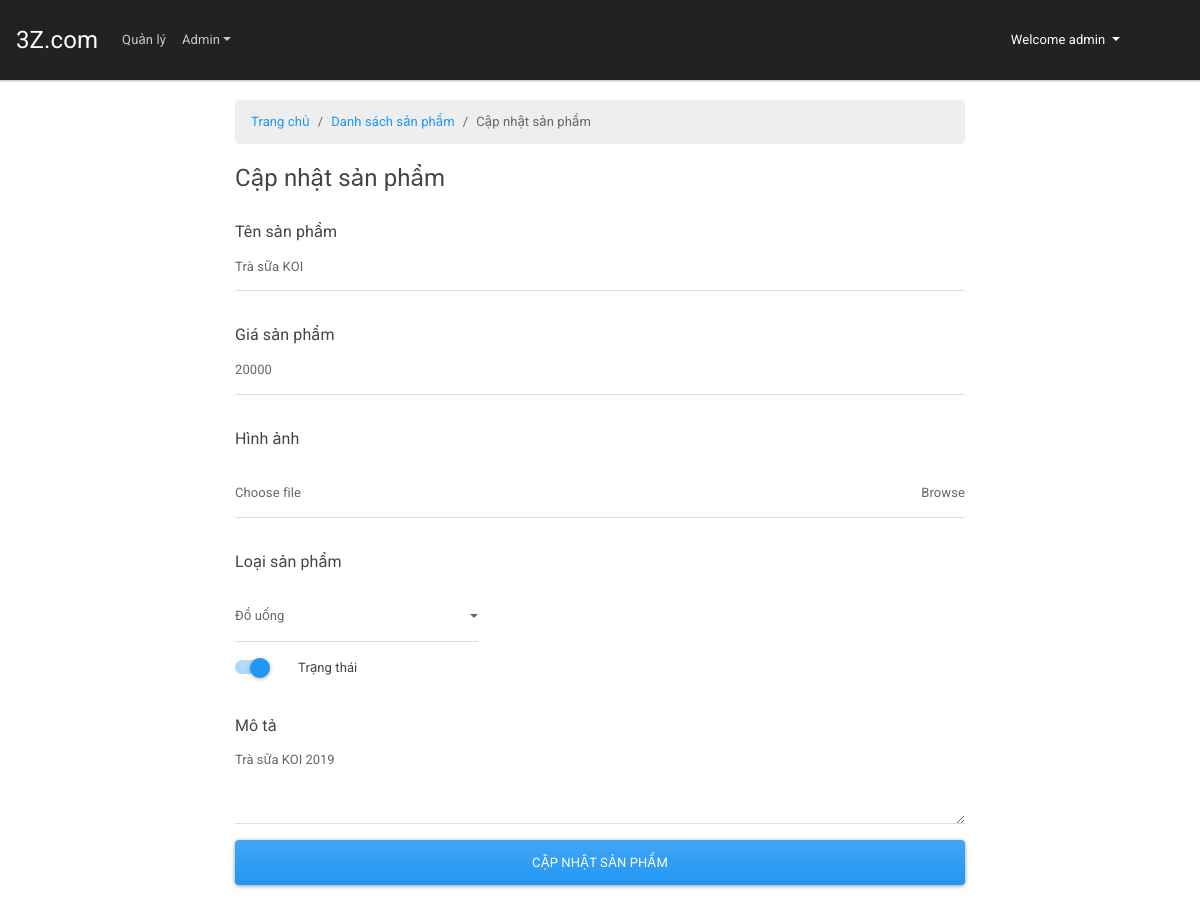
The app's page /admin/update_product.php?id=3 (signed in) with its own data.
### tables this page shows
CREATE TABLE `product` (
  `ID` int(11) NOT NULL,
  `NAME` varchar(200) NOT NULL,
  `PRICE` int(11) NOT NULL,
  `IMAGE` text NOT NULL,
  `DESCRIPTION` text NOT NULL,
  `TYPE` varchar(50) NOT NULL DEFAULT 'Đồ uống',
  `STATUS` int(11) NOT NULL
);

### inc/connect.php (called while the page is built, shortened)
<?php
	class Connection implements QL
	{
		private static $conn = NULL;
		private static $pre = NULL;
		private static $sql = NULL;
		public static function connect()
		{
			if(self::$conn === NULL){
				try {
					self::$conn = new PDO('mysql:host=' . HOSTNAME . ';dbname=' . DBNAME, USERNAME, PASSWORD, array(PDO::MYSQL_ATTR_INIT_COMMAND=>'SET NAMES utf8'));
					self::$conn -> setAttribute(PDO::ATTR_ERRMODE, PDO::ERRMODE_EXCEPTION);
					return self::$conn;
				} catch (PDOException $ex) {
					echo $ex -> getMessage();
				}
			}
		}
		public static function disconnect()
		{
			if(self::$conn !== NULL) self::$conn = NULL;
		}
		public function getRowByWhere($table, $where, $field)
		{
			if(self::$conn !== NULL){
				self::$sql = "SELECT {$field} FROM {$table} WHERE {$where}";
				self::$pre = self::$conn -> prepare(self::$sql);
				self::$pre -> execute();
				return self::$pre -> fetch();
			} else{ return 0; }
		}
	}
?>

### admin/update_product.php (the view, shortened to what this page needs)
<?php
	include_once '../inc/header.php';
	include_once '../config/config.php';
	include_once '../inc/connect.php';
    include_once '../inc/nav.php';
    $conn = new Connection();
	if(isset($_GET['id']) && filter_var($_GET['id'], FILTER_VALIDATE_INT)){
		$id = $_GET['id'];
		$where = "ID = {$id}";
        $data = $conn -> getRowByWhere('product', $where, '*');
        list($id, $name, $price, $image, $description, $type, $status) = $data;
	} else{
        header('location: ./list_product.php');
        die('ID is undefined');
    }
?>
<div class="container">
	<div class="row">
		<div class="col-12 col-xs-12 col-sm-12 col-md-12 col-lg-8 m-auto">
			<ol class="breadcrumb">
              <li class="breadcrumb-item"><a href="../">Trang chủ</a></li>
              <li class="breadcrumb-item"><a href="./list_product.php">Danh sách sản phẩm</a></li>
			  <li class="breadcrumb-item active">Cập nhật sản phẩm</li>
			</ol>
			<form action="#" method="POST" enctype="multipart/form-data">
				<fieldset>
					<legend>Cập nhật sản phẩm</legend>
					<div class="form-group">
					  <label class="col-form-label" for="name">Tên sản phẩm</label>
					  <input type="text" class="form-control input-edit" placeholder="Name" name="name" id="name" autocomplete="off" required value="<?php if(isset($name)) echo $name; ?>">
					</div>
					<div class="form-group">
					  <label class="col-form-label" for="price">Giá sản phẩm</label>
					  <input type="number" class="form-control input-edit" placeholder="Price" name="price" id="price" autocomplete="off" required value="<?php if(isset($price)) echo $price; ?>">
					</div>
					 <div class="form-group">
					 	<label class="col-form-label" for="image">Hình ảnh</label>
					    <div class="input-group mb-3">
					      <div class="custom-file">
					        <label class="custom-file-label" for="image">Choose file</label>
					      </div>
					    </div>
					</div>
					<div class="form-group">
				        <label class="col-form-label" for="type">Loại sản phẩm</label>
				      	<select class="form-control col-4" id="type" name="type">
					        <option value="Đồ uống" <?php if(isset($type) && $type === 'Đồ uống') echo 'selected'; ?>>Đồ uống</option>
				      	</select>
				    </div>
					<div class="form-group">
					    <div class="custom-control custom-switch">
					      	<label class="custom-control-label" for="status">Trạng thái</label>
					    </div>
					</div>
					<div class="form-group">
					  <label class="col-form-label" for="description">Mô tả</label>
					  <textarea class="form-control input-edit" id="description" name="description" rows="3" autocomplete="off"><?php if(isset($description)) echo $description; ?></textarea>
					</div>
					<button type="submit" class="btn btn-block btn-primary">Cập nhật sản phẩm</button>
				</fieldset>
			</form><br />
		</div>
	</div>
</div>
<?php include_once '../inc/footer.php'; ?>

### assets/css/admin.css (style rules this page uses)
* { padding: 0; margin: 0; }
html, body { padding: 0; box-sizing: border-box; }
.container, .container-fluid { margin-top: 20px; }
.input-edit { margin-top: -20px }

### records on screen
product: name "Trà sữa KOI", price "20000", type "Đồ uống", description "Trà sữa KOI 2019"

### other values on screen
$_SESSION['USERNAME'] "admin"
